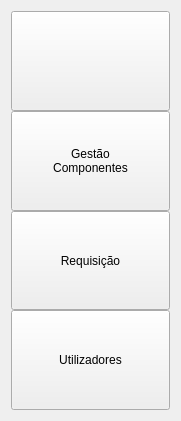
     <widget class="QWidget" name="verticalLayoutWidget_2">
      <property name="geometry">
       <rect>
        <x>0</x>
        <y>180</y>
        <width>181</width>
        <height>421</height>
       </rect>
      </property>
      <layout class="QVBoxLayout" name="menu_vertical">
       <property name="spacing">
        <number>0</number>
       </property>
       <property name="sizeConstraint">
        <enum>QLayout::SetDefaultConstraint</enum>
       </property>
       <item>
        <widget class="QPushButton" name="bt_menu">
         <property name="maximumSize">
          <size>
           <width>16777215</width>
           <height>120</height>
          </size>
         </property>
         <property name="styleSheet">
          <string notr="true">#bt_menu:hover{
        background: #005d00;
selection-color: yellow;
	
    }

</string>
         </property>
         <property name="text">
          <string/>
         </property>
         <property name="icon">
          <iconset resource="resource.qrc">
           <normaloff>:/imgs/resources/home.png</normaloff>:/imgs/resources/home.png</iconset>
         </property>
         <property name="iconSize">
          <size>
           <width>60</width>
           <height>60</height>
          </size>
         </property>
        </widget>
       </item>
       <item>
        <widget class="QPushButton" name="bt_gestaocomponentes">
         <property name="maximumSize">
          <size>
           <width>16777215</width>
           <height>120</height>
          </size>
         </property>
         <property name="styleSheet">
          <string notr="true">#bt_gestaocomponentes:hover{
        background: #005d00;
		color: white;
	    
    }

#bt_gestaocomponentes:pressed{
		background-color: #005d00;

}</string>
         </property>
         <property name="text">
          <string>Gestão
Componentes</string>
         </property>
         <property name="icon">
          <iconset resource="resource.qrc">
           <normaloff>:/imgs/resources/components.png</normaloff>:/imgs/resources/components.png</iconset>
         </property>
         <property name="iconSize">
          <size>
           <width>50</width>
           <height>50</height>
          </size>
         </property>
        </widget>
       </item>
       <item>
        <widget class="QPushButton" name="bt_requesition">
         <property name="maximumSize">
          <size>
           <width>16777215</width>
           <height>120</height>
          </size>
         </property>
         <property name="styleSheet">
          <string notr="true">#bt_requesition:hover{
        background: #005d00;
		color:white;
	
    }</string>
         </property>
         <property name="text">
          <string>Requisição</string>
         </property>
         <property name="icon">
          <iconset resource="resource.qrc">
           <normaloff>:/imgs/resources/calendario.png</normaloff>:/imgs/resources/calendario.png</iconset>
         </property>
         <property name="iconSize">
          <size>
           <width>60</width>
           <height>60</height>
          </size>
         </property>
        </widget>
       </item>
       <item>
        <widget class="QPushButton" name="bt_utilizadores">
         <property name="maximumSize">
          <size>
           <width>16777215</width>
           <height>120</height>
          </size>
         </property>
         <property name="styleSheet">
          <string notr="true">#bt_utilizadores:hover{
        background: #005d00;
	color:white;
    }</string>
         </property>
         <property name="text">
          <string>Utilizadores</string>
         </property>
         <property name="icon">
          <iconset resource="resource.qrc">
           <normaloff>:/imgs/resources/user.png</normaloff>:/imgs/resources/user.png</iconset>
         </property>
         <property name="iconSize">
          <size>
           <width>50</width>
           <height>50</height>
          </size>
         </property>
        </widget>
       </item>
      </layout>
     </widget>
